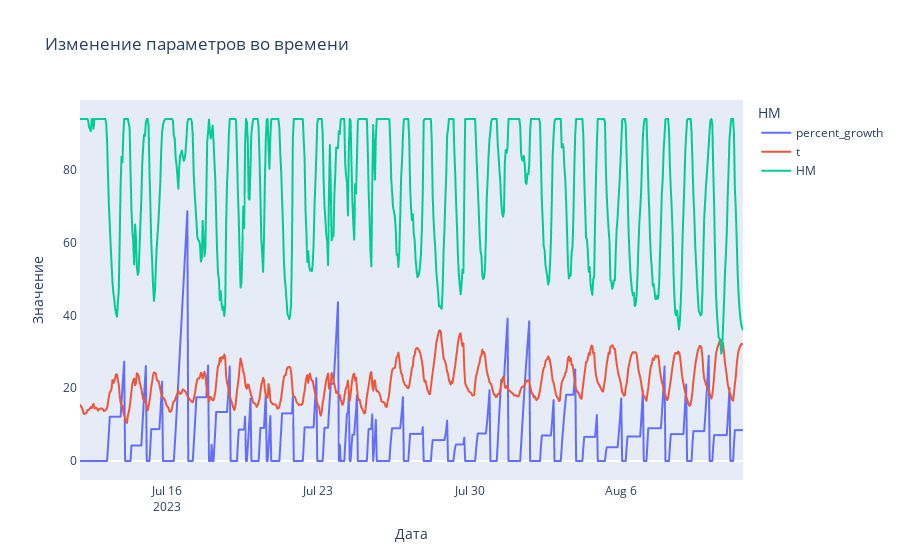

Write notebook code for a chart like this one.
### Code cell
# Построение графика с использованием Plotly Express
fig = px.line(df, x='date', y=['percent_growth', 't', 'HM'], title='Изменение параметров во времени',
              labels={'date': 'Дата', 'value': 'Значение'},
              line_shape='linear')

# Настройка внешнего вида графика
fig.update_layout(
    xaxis_title='Дата',
    yaxis_title='Значение',
    legend_title_text='HM',
    xaxis=dict(showline=True, showgrid=False),
    yaxis=dict(showline=True, showgrid=False)
)

# Отображение графика
fig.show()

### Figure 1 — Plotly figure (JSON) as saved in the notebook; plotly's stock layout.template omitted (floating-point values rounded to 4 significant figures; data arrays with more than 128 entries replaced by an {"elided": "..."} marker saying what was removed)
{"data": [{"hovertemplate": "variable=percent_growth<br>Дата=%{x}<br>Значение=%{y}<extra></extra>", "legendgroup": "percent_growth", "line": {"color": "#636efa", "dash": "solid", "shape": "linear"}, "marker": {"symbol": "circle"}, "mode": "lines", "name": "percent_growth", "showlegend": true, "type": "scattergl", "x": {"elided": "736 str values"}, "xaxis": "x", "y": {"elided": "736 float values"}, "yaxis": "y"}, {"hovertemplate": "variable=t<br>Дата=%{x}<br>Значение=%{y}<extra></extra>", "legendgroup": "t", "line": {"color": "#EF553B", "dash": "solid", "shape": "linear"}, "marker": {"symbol": "circle"}, "mode": "lines", "name": "t", "showlegend": true, "type": "scattergl", "x": {"elided": "736 str values"}, "xaxis": "x", "y": {"elided": "736 float values"}, "yaxis": "y"}, {"hovertemplate": "variable=HM<br>Дата=%{x}<br>Значение=%{y}<extra></extra>", "legendgroup": "HM", "line": {"color": "#00cc96", "dash": "solid", "shape": "linear"}, "marker": {"symbol": "circle"}, "mode": "lines", "name": "HM", "showlegend": true, "type": "scattergl", "x": {"elided": "736 str values"}, "xaxis": "x", "y": {"elided": "736 float values"}, "yaxis": "y"}], "layout": {"legend": {"title": {"text": "HM"}, "tracegroupgap": 0}, "title": {"text": "Изменение параметров во времени"}, "xaxis": {"anchor": "y", "domain": [0, 1], "showgrid": false, "showline": true, "title": {"text": "Дата"}}, "yaxis": {"anchor": "x", "domain": [0, 1], "showgrid": false, "showline": true, "title": {"text": "Значение"}}}}
